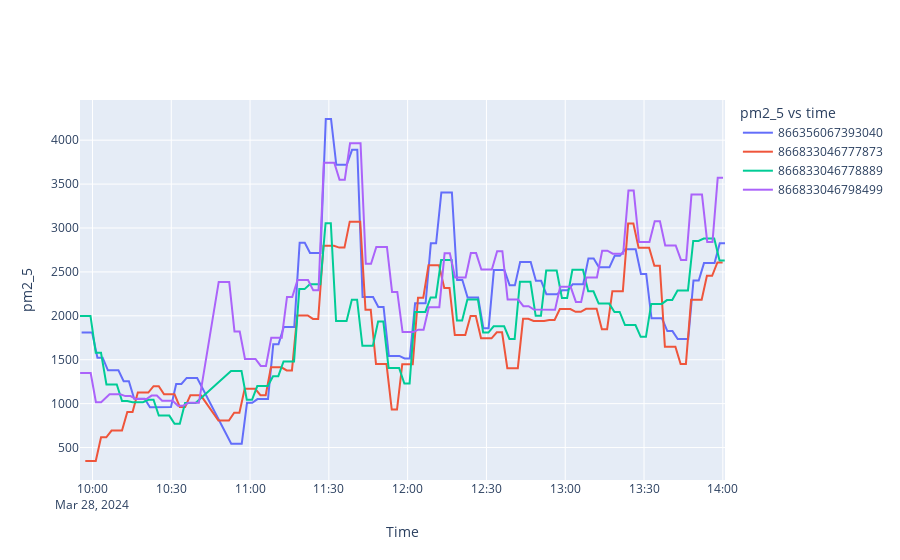

Notebook source saved alongside this figure:
### Code cell
graphe_capteurs(df=df_capteur_entreprise)
